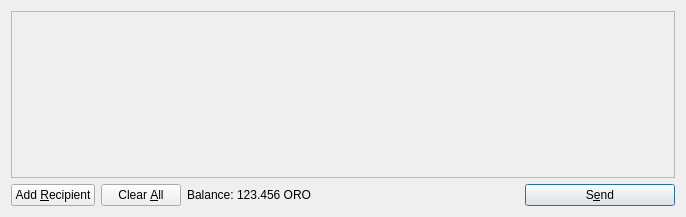
<?xml version="1.0" encoding="UTF-8"?>
<ui version="4.0">
 <class>SendCoinsDialog</class>
 <widget class="QDialog" name="SendCoinsDialog">
  <property name="geometry">
   <rect>
    <x>0</x>
    <y>0</y>
    <width>686</width>
    <height>217</height>
   </rect>
  </property>
  <property name="windowTitle">
   <string>Send Coins</string>
  </property>
  <layout class="QVBoxLayout" name="verticalLayout">
   <item>
    <widget class="QScrollArea" name="scrollArea">
     <property name="widgetResizable">
      <bool>true</bool>
     </property>
     <widget class="QWidget" name="scrollAreaWidgetContents">
      <property name="geometry">
       <rect>
        <x>0</x>
        <y>0</y>
        <width>666</width>
        <height>165</height>
       </rect>
      </property>
      <layout class="QVBoxLayout" name="verticalLayout_2">
       <property name="margin">
        <number>0</number>
       </property>
       <item>
        <layout class="QVBoxLayout" name="entries">
         <property name="spacing">
          <number>6</number>
         </property>
        </layout>
       </item>
       <item>
        <spacer name="verticalSpacer">
         <property name="orientation">
          <enum>Qt::Vertical</enum>
         </property>
         <property name="sizeHint" stdset="0">
          <size>
           <width>20</width>
           <height>40</height>
          </size>
         </property>
        </spacer>
       </item>
      </layout>
     </widget>
    </widget>
   </item>
   <item>
    <layout class="QHBoxLayout" name="horizontalLayout">
     <item>
      <widget class="QPushButton" name="addButton">
       <property name="toolTip">
        <string>Send to multiple recipients at once</string>
       </property>
       <property name="text">
        <string>Add &amp;Recipient</string>
       </property>
       <property name="icon">
        <iconset resource="../bitcoin.qrc">
         <normaloff>:/icons/add</normaloff>:/icons/add</iconset>
       </property>
       <property name="autoDefault">
        <bool>false</bool>
       </property>
      </widget>
     </item>
     <item>
      <widget class="QPushButton" name="clearButton">
       <property name="sizePolicy">
        <sizepolicy hsizetype="Minimum" vsizetype="Fixed">
         <horstretch>0</horstretch>
         <verstretch>0</verstretch>
        </sizepolicy>
       </property>
       <property name="toolTip">
        <string>Remove all transaction fields</string>
       </property>
       <property name="text">
        <string>Clear &amp;All</string>
       </property>
       <property name="icon">
        <iconset resource="../bitcoin.qrc">
         <normaloff>:/icons/remove</normaloff>:/icons/remove</iconset>
       </property>
       <property name="autoRepeatDelay">
        <number>300</number>
       </property>
       <property name="autoDefault">
        <bool>false</bool>
       </property>
      </widget>
     </item>
     <item>
      <layout class="QHBoxLayout" name="horizontalLayout_2">
       <property name="spacing">
        <number>3</number>
       </property>
       <item>
        <widget class="QLabel" name="label">
         <property name="text">
          <string>Balance:</string>
         </property>
        </widget>
       </item>
       <item>
        <widget class="QLabel" name="labelBalance">
         <property name="cursor">
          <cursorShape>IBeamCursor</cursorShape>
         </property>
         <property name="text">
          <string>123.456 ORO</string>
         </property>
         <property name="textInteractionFlags">
          <set>Qt::LinksAccessibleByMouse|Qt::TextSelectableByKeyboard|Qt::TextSelectableByMouse</set>
         </property>
        </widget>
       </item>
      </layout>
     </item>
     <item>
      <spacer name="horizontalSpacer">
       <property name="orientation">
        <enum>Qt::Horizontal</enum>
       </property>
       <property name="sizeHint" stdset="0">
        <size>
         <width>40</width>
         <height>20</height>
        </size>
       </property>
      </spacer>
     </item>
     <item>
      <widget class="QPushButton" name="sendButton">
       <property name="minimumSize">
        <size>
         <width>150</width>
         <height>0</height>
        </size>
       </property>
       <property name="toolTip">
        <string>Confirm the send action</string>
       </property>
       <property name="text">
        <string>S&amp;end</string>
       </property>
       <property name="icon">
        <iconset resource="../bitcoin.qrc">
         <normaloff>:/icons/send</normaloff>:/icons/send</iconset>
       </property>
       <property name="default">
        <bool>true</bool>
       </property>
      </widget>
     </item>
    </layout>
   </item>
  </layout>
 </widget>
 <resources>
  <include location="../bitcoin.qrc"/>
 </resources>
 <connections/>
</ui>
